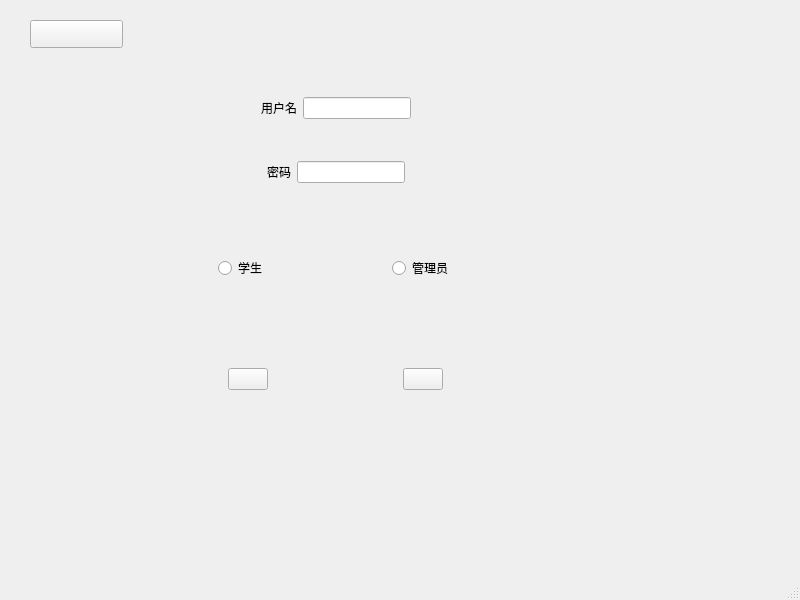
<?xml version="1.0" encoding="UTF-8"?>
<ui version="4.0">
 <class>MainWindow</class>
 <widget class="QMainWindow" name="MainWindow">
  <property name="geometry">
   <rect>
    <x>0</x>
    <y>0</y>
    <width>800</width>
    <height>600</height>
   </rect>
  </property>
  <property name="windowTitle">
   <string>MainWindow</string>
  </property>
  <widget class="QWidget" name="centralwidget">
   <widget class="QWidget" name="widget" native="true">
    <property name="geometry">
     <rect>
      <x>10</x>
      <y>10</y>
      <width>741</width>
      <height>451</height>
     </rect>
    </property>
    <widget class="QPushButton" name="registerBtn">
     <property name="geometry">
      <rect>
       <x>20</x>
       <y>10</y>
       <width>93</width>
       <height>28</height>
      </rect>
     </property>
     <property name="text">
      <string/>
     </property>
    </widget>
    <widget class="QWidget" name="widget_2" native="true">
     <property name="geometry">
      <rect>
       <x>80</x>
       <y>60</y>
       <width>491</width>
       <height>361</height>
      </rect>
     </property>
     <layout class="QVBoxLayout" name="verticalLayout_2">
      <item>
       <widget class="QWidget" name="widget_3" native="true">
        <layout class="QVBoxLayout" name="verticalLayout">
         <item>
          <widget class="QWidget" name="widget_9" native="true">
           <layout class="QHBoxLayout" name="horizontalLayout_5">
            <item>
             <spacer name="horizontalSpacer_10">
              <property name="orientation">
               <enum>Qt::Horizontal</enum>
              </property>
              <property name="sizeHint" stdset="0">
               <size>
                <width>90</width>
                <height>20</height>
               </size>
              </property>
             </spacer>
            </item>
            <item>
             <widget class="QWidget" name="widget_6" native="true">
              <layout class="QHBoxLayout" name="horizontalLayout_3">
               <item>
                <widget class="QLabel" name="label">
                 <property name="text">
                  <string>用户名</string>
                 </property>
                </widget>
               </item>
               <item>
                <widget class="QLineEdit" name="user"/>
               </item>
              </layout>
             </widget>
            </item>
            <item>
             <spacer name="horizontalSpacer_9">
              <property name="orientation">
               <enum>Qt::Horizontal</enum>
              </property>
              <property name="sizeHint" stdset="0">
               <size>
                <width>89</width>
                <height>20</height>
               </size>
              </property>
             </spacer>
            </item>
           </layout>
          </widget>
         </item>
         <item>
          <widget class="QWidget" name="widget_8" native="true">
           <layout class="QHBoxLayout" name="horizontalLayout_6">
            <item>
             <spacer name="horizontalSpacer_7">
              <property name="orientation">
               <enum>Qt::Horizontal</enum>
              </property>
              <property name="sizeHint" stdset="0">
               <size>
                <width>97</width>
                <height>20</height>
               </size>
              </property>
             </spacer>
            </item>
            <item>
             <widget class="QWidget" name="widget_7" native="true">
              <layout class="QHBoxLayout" name="horizontalLayout_4">
               <item>
                <widget class="QLabel" name="label_2">
                 <property name="text">
                  <string>密码</string>
                 </property>
                </widget>
               </item>
               <item>
                <widget class="QLineEdit" name="password">
                 <property name="echoMode">
                  <enum>QLineEdit::Password</enum>
                 </property>
                </widget>
               </item>
              </layout>
             </widget>
            </item>
            <item>
             <spacer name="horizontalSpacer_8">
              <property name="orientation">
               <enum>Qt::Horizontal</enum>
              </property>
              <property name="sizeHint" stdset="0">
               <size>
                <width>97</width>
                <height>20</height>
               </size>
              </property>
             </spacer>
            </item>
           </layout>
          </widget>
         </item>
        </layout>
       </widget>
      </item>
      <item>
       <widget class="QWidget" name="widget_4" native="true">
        <layout class="QHBoxLayout" name="horizontalLayout">
         <item>
          <spacer name="horizontalSpacer_4">
           <property name="orientation">
            <enum>Qt::Horizontal</enum>
           </property>
           <property name="sizeHint" stdset="0">
            <size>
             <width>98</width>
             <height>20</height>
            </size>
           </property>
          </spacer>
         </item>
         <item>
          <widget class="QRadioButton" name="studentRadio">
           <property name="text">
            <string>学生</string>
           </property>
          </widget>
         </item>
         <item>
          <spacer name="horizontalSpacer_5">
           <property name="orientation">
            <enum>Qt::Horizontal</enum>
           </property>
           <property name="sizeHint" stdset="0">
            <size>
             <width>97</width>
             <height>20</height>
            </size>
           </property>
          </spacer>
         </item>
         <item>
          <widget class="QRadioButton" name="adminRadio">
           <property name="text">
            <string>管理员</string>
           </property>
          </widget>
         </item>
         <item>
          <spacer name="horizontalSpacer_6">
           <property name="orientation">
            <enum>Qt::Horizontal</enum>
           </property>
           <property name="sizeHint" stdset="0">
            <size>
             <width>98</width>
             <height>20</height>
            </size>
           </property>
          </spacer>
         </item>
        </layout>
       </widget>
      </item>
      <item>
       <widget class="QWidget" name="widget_5" native="true">
        <layout class="QHBoxLayout" name="horizontalLayout_2">
         <item>
          <spacer name="horizontalSpacer">
           <property name="orientation">
            <enum>Qt::Horizontal</enum>
           </property>
           <property name="sizeHint" stdset="0">
            <size>
             <width>113</width>
             <height>20</height>
            </size>
           </property>
          </spacer>
         </item>
         <item>
          <widget class="QPushButton" name="LoginBtn">
           <property name="text">
            <string/>
           </property>
          </widget>
         </item>
         <item>
          <spacer name="horizontalSpacer_3">
           <property name="orientation">
            <enum>Qt::Horizontal</enum>
           </property>
           <property name="sizeHint" stdset="0">
            <size>
             <width>114</width>
             <height>20</height>
            </size>
           </property>
          </spacer>
         </item>
         <item>
          <widget class="QPushButton" name="downBtn">
           <property name="text">
            <string/>
           </property>
          </widget>
         </item>
         <item>
          <spacer name="horizontalSpacer_2">
           <property name="orientation">
            <enum>Qt::Horizontal</enum>
           </property>
           <property name="sizeHint" stdset="0">
            <size>
             <width>113</width>
             <height>20</height>
            </size>
           </property>
          </spacer>
         </item>
        </layout>
       </widget>
      </item>
     </layout>
    </widget>
   </widget>
  </widget>
  <widget class="QMenuBar" name="menubar">
   <property name="geometry">
    <rect>
     <x>0</x>
     <y>0</y>
     <width>800</width>
     <height>26</height>
    </rect>
   </property>
  </widget>
  <widget class="QStatusBar" name="statusbar"/>
 </widget>
 <resources/>
 <connections/>
</ui>
